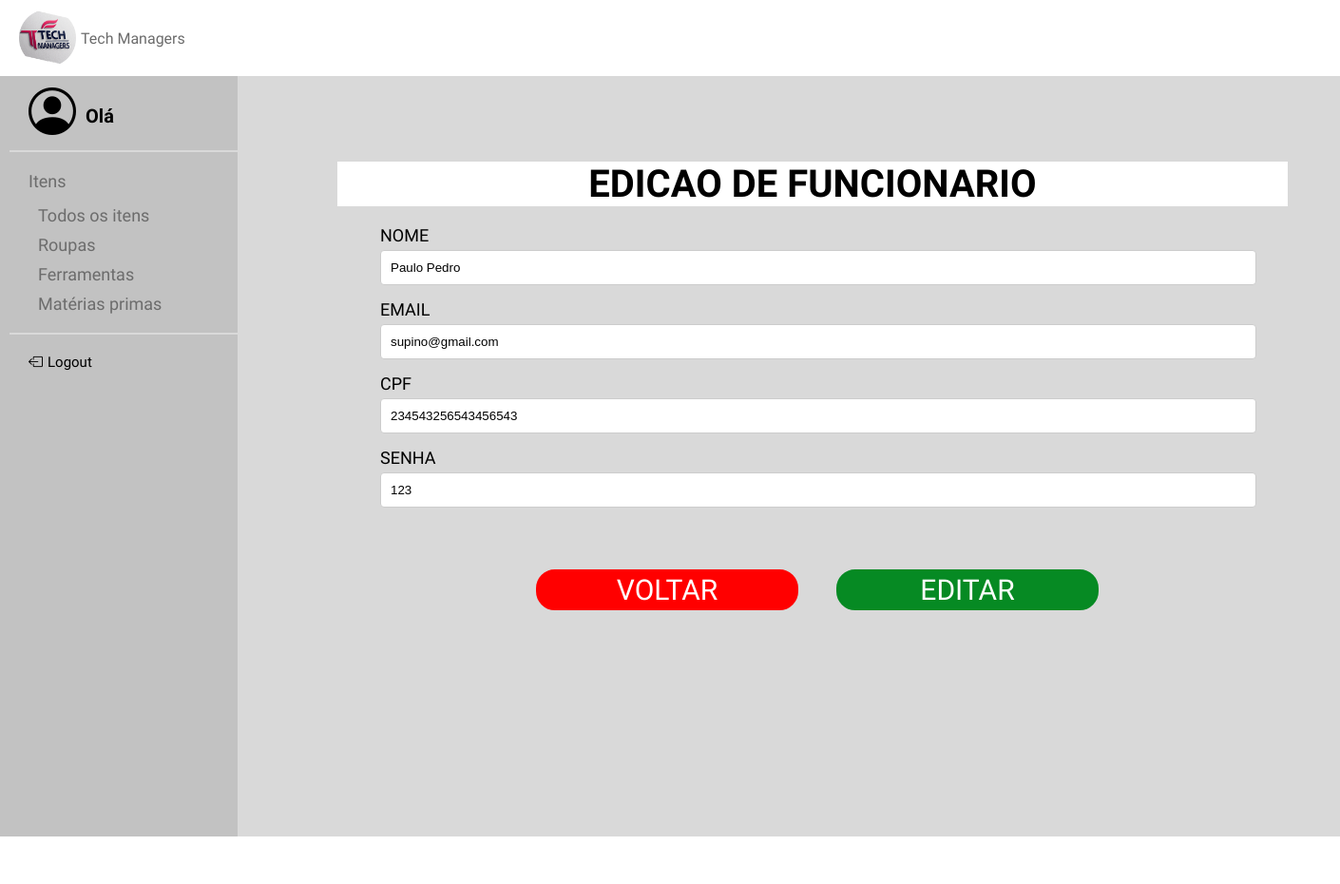
The page /TelaEF/3 on the database as committed earlier.
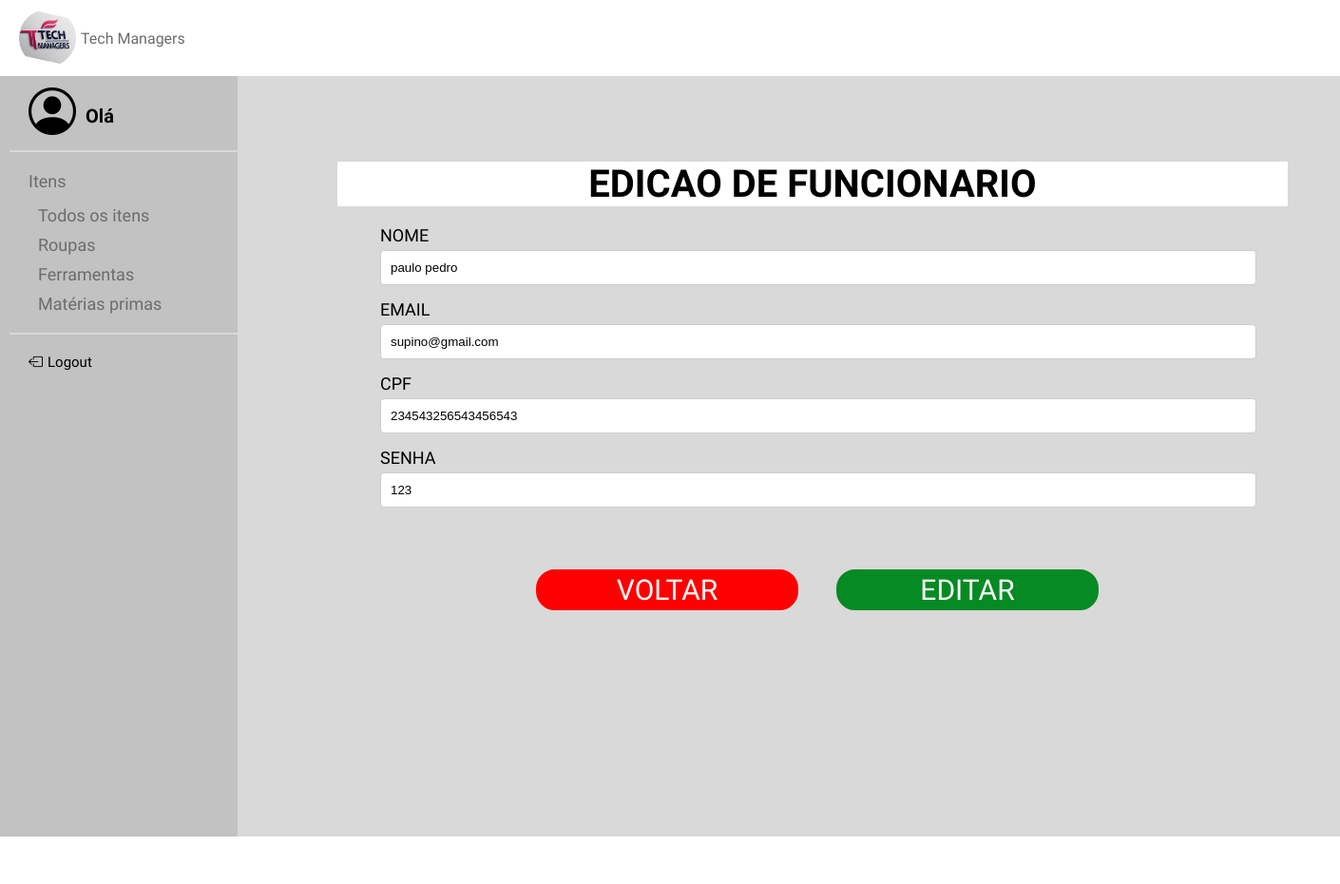
The same page on the database as committed later.
### models.py (models this page shows, shortened)
class Funcionario(Base):
    __tablename__ = 'funcionario'
    id = Column(Integer, primary_key=True)
    nome = Column(String(40), nullable=False, index=True)
    email = Column(String(40), nullable=False, index=True, unique=True)
    cpf = Column(String(11), nullable=False, index=True, unique=True)
    senha = Column(String(11), nullable=False, index=True)
    admin = Column(String(11), nullable=False, index=True)

### app.py (the view, shortened to what this page needs)
@app.route('/TelaEF/<int:id>', methods=['GET', 'POST'])
def TelaEF(id):
    try:
        funcionario = select(Funcionario).where(Funcionario.id == id)
        funcionario = db_session.execute(funcionario).scalar()
        return render_template('TelaEdicaoFuncionario.html', funcionario=funcionario)
    except AttributeError:
        flash(message="Erro ao editar funcionário", category='error')
        return render_template("TelaEdicaoFuncionario.html")

### templates/TelaEdicaoFuncionario.html (shortened to what this page needs)
{% extends "base.html" %}
{% block conteudo %}
<body>
 <link rel="stylesheet" href="../static/TelaEdicaoFuncionario.css">
<main>
<div class="container">
        <h2>EDICAO DE FUNCIONARIO</h2>
        <form action="{{ url_for('TelaEF', id=funcionario.id) }}" method="post">
            <div class="input-group">
                <label for="nome"> NOME</label>
                <input type="text" id="nome" name="nome" value="{{ funcionario.nome }}">
            </div>
            <div class="input-group">
                <label for="email"> EMAIL</label>
                <input type="email" id="email" name="email" value="{{ funcionario.email }}">
            </div>
            <div class="input-group">
                <label for="cpf"> CPF</label>
                <input type="number" id="cpf" name="cpf" value="{{ funcionario.cpf }}">
            </div>
            <div class="input-group">
                <label for="senha"> SENHA</label>
                <input type="text" id="senha" name="senha" value="{{ funcionario.senha }}">
            </div>
            <div class="btnS">
                <button type="button" class="btnV" onclick="location.href='{{ url_for('telafuncionarios') }}'">VOLTAR</button>
                <button type="submit" class="btn" >EDITAR</button>
            </div>
        </form>
    </div>
</main>
</body>
{% endblock %}

Rows that differ between the two databases and show on the page:
changed Funcionario "supino@gmail.com": nome "Paulo Pedro" → "paulo pedro"
